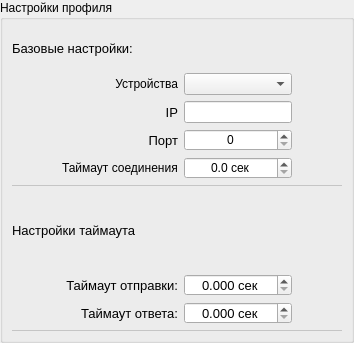
<?xml version="1.0" encoding="UTF-8"?>
<ui version="4.0">
 <class>GroupBox</class>
 <widget class="QGroupBox" name="GroupBox">
  <property name="geometry">
   <rect>
    <x>0</x>
    <y>0</y>
    <width>354</width>
    <height>343</height>
   </rect>
  </property>
  <property name="windowTitle">
   <string>Настройки профиля</string>
  </property>
  <property name="title">
   <string>Настройки профиля</string>
  </property>
  <property name="checkable">
   <bool>false</bool>
  </property>
  <layout class="QGridLayout" name="gridLayout">
   <property name="leftMargin">
    <number>9</number>
   </property>
   <property name="topMargin">
    <number>9</number>
   </property>
   <property name="rightMargin">
    <number>9</number>
   </property>
   <property name="bottomMargin">
    <number>9</number>
   </property>
   <property name="spacing">
    <number>6</number>
   </property>
   <item row="0" column="0">
    <layout class="QGridLayout" name="Settings_gridLayout">
     <item row="4" column="2">
      <widget class="QSpinBox" name="Port_spinBox">
       <property name="minimumSize">
        <size>
         <width>0</width>
         <height>22</height>
        </size>
       </property>
       <property name="maximumSize">
        <size>
         <width>16777215</width>
         <height>22</height>
        </size>
       </property>
       <property name="alignment">
        <set>Qt::AlignCenter</set>
       </property>
       <property name="maximum">
        <number>65535</number>
       </property>
      </widget>
     </item>
     <item row="3" column="0">
      <spacer name="horizontalSpacer_2">
       <property name="font">
        <font>
         <pointsize>10</pointsize>
        </font>
       </property>
       <property name="orientation">
        <enum>Qt::Horizontal</enum>
       </property>
       <property name="sizeHint" stdset="0">
        <size>
         <width>40</width>
         <height>20</height>
        </size>
       </property>
      </spacer>
     </item>
     <item row="3" column="2">
      <widget class="QLineEdit" name="IP_lineEdit">
       <property name="minimumSize">
        <size>
         <width>0</width>
         <height>22</height>
        </size>
       </property>
       <property name="maximumSize">
        <size>
         <width>16777215</width>
         <height>22</height>
        </size>
       </property>
       <property name="placeholderText">
        <string/>
       </property>
      </widget>
     </item>
     <item row="3" column="1">
      <widget class="QLabel" name="label">
       <property name="font">
        <font>
         <pointsize>10</pointsize>
        </font>
       </property>
       <property name="text">
        <string>IP</string>
       </property>
       <property name="alignment">
        <set>Qt::AlignRight|Qt::AlignTrailing|Qt::AlignVCenter</set>
       </property>
      </widget>
     </item>
     <item row="11" column="1">
      <widget class="QLabel" name="label_8">
       <property name="font">
        <font>
         <pointsize>10</pointsize>
        </font>
       </property>
       <property name="text">
        <string>Таймаут ответа:</string>
       </property>
       <property name="alignment">
        <set>Qt::AlignRight|Qt::AlignTrailing|Qt::AlignVCenter</set>
       </property>
      </widget>
     </item>
     <item row="2" column="1">
      <widget class="QLabel" name="label_3">
       <property name="text">
        <string>Устройства</string>
       </property>
       <property name="alignment">
        <set>Qt::AlignRight|Qt::AlignTrailing|Qt::AlignVCenter</set>
       </property>
      </widget>
     </item>
     <item row="2" column="2">
      <widget class="QComboBox" name="Device_comboBox"/>
     </item>
     <item row="3" column="3">
      <spacer name="horizontalSpacer">
       <property name="font">
        <font>
         <pointsize>10</pointsize>
        </font>
       </property>
       <property name="orientation">
        <enum>Qt::Horizontal</enum>
       </property>
       <property name="sizeHint" stdset="0">
        <size>
         <width>40</width>
         <height>20</height>
        </size>
       </property>
      </spacer>
     </item>
     <item row="11" column="2">
      <widget class="QDoubleSpinBox" name="ReadTimeout_doubleSpinBox">
       <property name="minimumSize">
        <size>
         <width>0</width>
         <height>22</height>
        </size>
       </property>
       <property name="maximumSize">
        <size>
         <width>16777215</width>
         <height>22</height>
        </size>
       </property>
       <property name="font">
        <font>
         <pointsize>10</pointsize>
        </font>
       </property>
       <property name="alignment">
        <set>Qt::AlignCenter</set>
       </property>
       <property name="suffix">
        <string> сек</string>
       </property>
       <property name="decimals">
        <number>3</number>
       </property>
       <property name="maximum">
        <double>1000.000000000000000</double>
       </property>
       <property name="singleStep">
        <double>0.100000000000000</double>
       </property>
      </widget>
     </item>
     <item row="4" column="1">
      <widget class="QLabel" name="label_2">
       <property name="font">
        <font>
         <pointsize>10</pointsize>
        </font>
       </property>
       <property name="text">
        <string>Порт</string>
       </property>
       <property name="alignment">
        <set>Qt::AlignRight|Qt::AlignTrailing|Qt::AlignVCenter</set>
       </property>
      </widget>
     </item>
     <item row="5" column="2">
      <widget class="QDoubleSpinBox" name="Timeout_doubleSpinBox">
       <property name="minimumSize">
        <size>
         <width>0</width>
         <height>22</height>
        </size>
       </property>
       <property name="maximumSize">
        <size>
         <width>16777215</width>
         <height>22</height>
        </size>
       </property>
       <property name="alignment">
        <set>Qt::AlignCenter</set>
       </property>
       <property name="suffix">
        <string> cек</string>
       </property>
       <property name="decimals">
        <number>1</number>
       </property>
       <property name="maximum">
        <double>3600.000000000000000</double>
       </property>
      </widget>
     </item>
     <item row="7" column="0" rowspan="2" colspan="4">
      <widget class="QLabel" name="label_12">
       <property name="font">
        <font>
         <pointsize>10</pointsize>
        </font>
       </property>
       <property name="text">
        <string>Настройки таймаута</string>
       </property>
      </widget>
     </item>
     <item row="0" column="0" colspan="3">
      <widget class="QLabel" name="label_10">
       <property name="font">
        <font>
         <pointsize>10</pointsize>
        </font>
       </property>
       <property name="text">
        <string>Базовые настройки:</string>
       </property>
      </widget>
     </item>
     <item row="5" column="1">
      <widget class="QLabel" name="label_5">
       <property name="text">
        <string>Таймаут соединения</string>
       </property>
      </widget>
     </item>
     <item row="12" column="0" colspan="4">
      <widget class="QFrame" name="frame_2">
       <property name="sizePolicy">
        <sizepolicy hsizetype="Preferred" vsizetype="Preferred">
         <horstretch>0</horstretch>
         <verstretch>1</verstretch>
        </sizepolicy>
       </property>
       <property name="maximumSize">
        <size>
         <width>16777215</width>
         <height>1</height>
        </size>
       </property>
       <property name="font">
        <font>
         <pointsize>10</pointsize>
        </font>
       </property>
       <property name="styleSheet">
        <string notr="true">background-color: rgb(255, 255, 255);</string>
       </property>
       <property name="frameShape">
        <enum>QFrame::StyledPanel</enum>
       </property>
       <property name="frameShadow">
        <enum>QFrame::Raised</enum>
       </property>
      </widget>
     </item>
     <item row="6" column="0" colspan="4">
      <widget class="QFrame" name="frame_4">
       <property name="sizePolicy">
        <sizepolicy hsizetype="Preferred" vsizetype="Preferred">
         <horstretch>0</horstretch>
         <verstretch>1</verstretch>
        </sizepolicy>
       </property>
       <property name="maximumSize">
        <size>
         <width>16777215</width>
         <height>1</height>
        </size>
       </property>
       <property name="font">
        <font>
         <pointsize>10</pointsize>
        </font>
       </property>
       <property name="styleSheet">
        <string notr="true">background-color: rgb(255, 255, 255);</string>
       </property>
       <property name="frameShape">
        <enum>QFrame::StyledPanel</enum>
       </property>
       <property name="frameShadow">
        <enum>QFrame::Raised</enum>
       </property>
      </widget>
     </item>
     <item row="10" column="1">
      <widget class="QLabel" name="label_7">
       <property name="font">
        <font>
         <pointsize>10</pointsize>
        </font>
       </property>
       <property name="text">
        <string>Таймаут отправки:</string>
       </property>
       <property name="alignment">
        <set>Qt::AlignRight|Qt::AlignTrailing|Qt::AlignVCenter</set>
       </property>
      </widget>
     </item>
     <item row="10" column="2">
      <widget class="QDoubleSpinBox" name="WriteTimeout_doubleSpinBox">
       <property name="minimumSize">
        <size>
         <width>0</width>
         <height>22</height>
        </size>
       </property>
       <property name="maximumSize">
        <size>
         <width>16777215</width>
         <height>22</height>
        </size>
       </property>
       <property name="font">
        <font>
         <pointsize>10</pointsize>
        </font>
       </property>
       <property name="alignment">
        <set>Qt::AlignCenter</set>
       </property>
       <property name="suffix">
        <string> cек</string>
       </property>
       <property name="decimals">
        <number>3</number>
       </property>
       <property name="maximum">
        <double>1000.000000000000000</double>
       </property>
       <property name="singleStep">
        <double>0.100000000000000</double>
       </property>
      </widget>
     </item>
    </layout>
   </item>
  </layout>
 </widget>
 <resources/>
 <connections/>
</ui>
